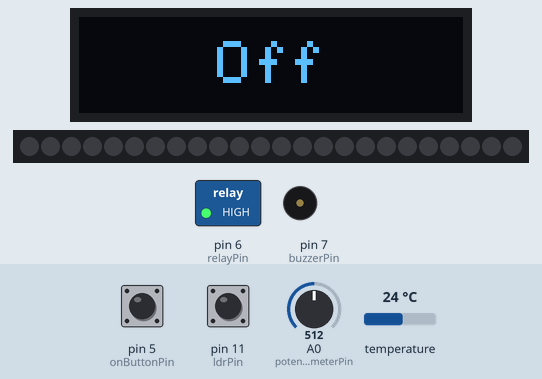
A program run on a simulated Arduino Nano, built with avr-gcc and run on an emulated ATmega328P. Shown: 128×32 one-colour display, 24 RGB LEDs in strip order, left to right, switched loads named in the program (green lamp = pin HIGH), buzzer (waves = sounding, pin HIGH). Inputs (shaded band) come from the test bench; at power-on: pin 5 (onButtonPin) LOW, pin 11 (ldrPin) HIGH, A0 (potentionmeterPin) = 512, temperature 24 °C.

Above: at 1.2 s.
1.3 s: pin 5 (onButtonPin) pulled HIGH for 1 s
At 1.52 s:
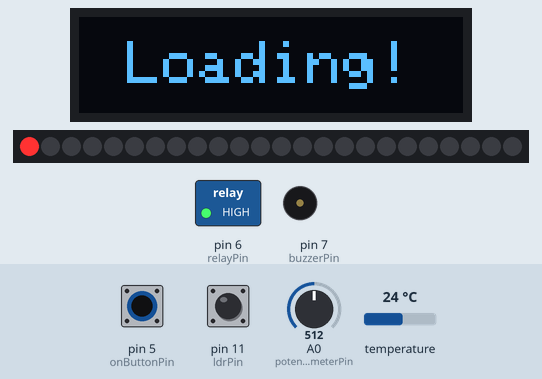
3.8 s: pin 5 (onButtonPin) pulled HIGH for 3.2 s
At 5.93 s:
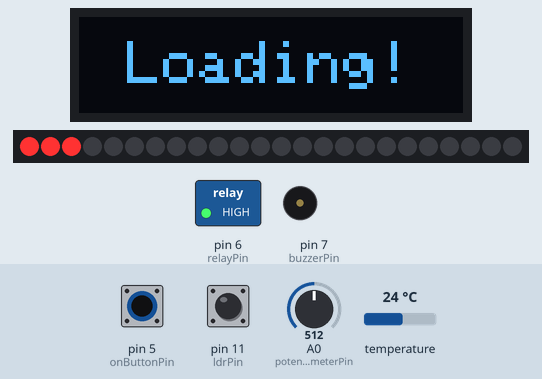
Timing chart, 0 to 7.4 s (numbered marks = the images above; inputs shaded):
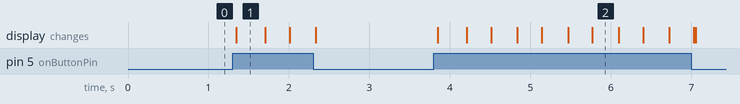

Measured:
- after the input at 1.3 s, the display: changes after 0.05 s (image 1)
- after the input at 3.8 s, the display: first changes after 0.05 s (image 2 shows a later state)

The program:

main.cpp
```cpp
#include <Arduino.h>

/* Temp Sensor */
#include <OneWire.h>
#include <DallasTemperature.h>
#define ONE_WIRE_BUS 2
OneWire oneWire(ONE_WIRE_BUS);
DallasTemperature sensors(&oneWire);

unsigned long previousTempMillis = 0;
const long tempInterval = 2500;
unsigned long currentTempMillis;

/* Libraries for Neopixel */
#include <Adafruit_NeoPixel.h>
#ifdef __AVR__
 #include <avr/power.h> // Required for 16 MHz Adafruit Trinket
#endif

/* Library for Servo */
#include <Servo.h>

/* Librariers for I2C Display */
#include <SPI.h>
#include <Wire.h>
#include <Adafruit_GFX.h>
#include <Adafruit_SSD1306.h>
#define SCREEN_WIDTH 128
#define SCREEN_HEIGHT 32
Adafruit_SSD1306 display(SCREEN_WIDTH, SCREEN_HEIGHT, &Wire, -1);
int coasterStarted = 0;

/* On/Off Button Digital 5 */
int onButtonPin = 5;

/* PotentioMeter Analog 0 - Divide by 17.05 to get max of 60 degrees*/
int potentionmeterPin = A0;
float potFloat = 17.05;

/* Neopixel Digital 4 */
int neoPixelPin = 4;
int numNeoPixels = 24;
Adafruit_NeoPixel pixels(numNeoPixels, neoPixelPin, NEO_GRB + NEO_KHZ800);
unsigned long previousNeoMillis = 0;
const long neoPixelInterval = 10;
unsigned long currentNeoMillis;
unsigned long neoPixelLed = 0;
unsigned long neoPixelSet = 0;
int neoPixelNoCup = 0;
int neoPixelStartup = 0;

/* LDR Sensor Digital 12*/
int ldrPin = 11;

/* Servo Digital 3 */
Servo myservo;
int servoPin = 3;

/* Buzzer Digital 7 */
int buzzerPin = 7;

/* Relay Digital 6 */
int relayPin = 6;

int measureStart = 0;
unsigned long previousTimerMillis = 0;
unsigned long timerInterval = 1000;
unsigned long currentTimerMillis = 0;
int timerStart = 15;
int minTemp = 0;
int maxTemp = 0;
int middleMinTemp = 0;
int middleMaxTemp = 0;
int wrongMinTemp = 0;
int wrongMaxTemp = 0;

void oledDisplayCenter(String text) {
    int16_t x1;
    int16_t y1;
    uint16_t width;
    uint16_t height;

    display.getTextBounds(text, 0, 0, &x1, &y1, &width, &height);

    display.clearDisplay();
    display.setCursor((SCREEN_WIDTH - width) / 2, (SCREEN_HEIGHT - height) / 2);
    display.println(text); // text to display
    display.display();
}

void setTempDisplay(String text, String text2) {
    display.clearDisplay();
    display.setCursor(0, 0);
    display.println( "S-Temp:" + text + "C" );
    display.println( "Temp:" + text2 + "C");
    display.display();
}

void heatStartDisplay(String text) {
    display.clearDisplay();
    display.setCursor(0, 0);
    display.println("Heating in");
    display.println(text + " sec");
    display.display();
}

/* void tempDisplay(String text) {
    display.clearDisplay();
    display.setCursor(0, 0);
    display.display();
} */

void setup() {
    Serial.begin(9600);

    pinMode(onButtonPin, INPUT);
    pinMode(potentionmeterPin, INPUT);
    pinMode(ldrPin, INPUT);
    pinMode(buzzerPin, OUTPUT);
    pinMode(relayPin, OUTPUT);
    digitalWrite(relayPin, HIGH);

    sensors.begin();
    // myservo.attach(servoPin);

    if( !display.begin(SSD1306_SWITCHCAPVCC, 0x3C) ) {
        for(;;);
    }

    display.clearDisplay();
    display.setTextSize(2);
    display.setTextColor(SSD1306_WHITE);

    pixels.begin();
    pixels.clear();
    neoPixelLed = 0;
    neoPixelSet = 0;
    neoPixelStartup = 0;
    coasterStarted = 0;
}

void loop() {
    currentNeoMillis = millis();
    currentTempMillis = millis();
    currentTimerMillis = millis();
    int buttonState = digitalRead(onButtonPin);
    int ldrRead = digitalRead(ldrPin);
    int pot = map(analogRead(potentionmeterPin), 0, 1023, 20,70);
    int tempSens = sensors.getTempCByIndex(0);

    minTemp = pot - 5;
    maxTemp = pot + 5;
    middleMinTemp = minTemp - 5;
    middleMaxTemp = maxTemp + 5;

    int cupOnLedPixel = 0;

    if ( buttonState == 1 ) {

        if( tempSens >= minTemp && tempSens <= maxTemp && measureStart == 1 ) {
            for(int i=0; i<24; i++) {
                pixels.setPixelColor(i, pixels.Color(0, 255, 56));
                pixels.show();
            }
            pixels.setBrightness(50);
        } else if( tempSens >= middleMaxTemp && measureStart == 1 ) {
            for(int i=0; i<24; i++) {
                pixels.setPixelColor(i, pixels.Color(255, 0, 0));
                pixels.show();
            }
            pixels.setBrightness(50);
        } else if( tempSens <= middleMinTemp && measureStart == 1 ) {
            for(int i=0; i<24; i++) {
                pixels.setPixelColor(i, pixels.Color(0, 0, 255));
                pixels.show();
            }
        }

        if( tempSens <= minTemp && measureStart == 1 ) {
            digitalWrite(relayPin, LOW);
        } else if ( tempSens >= maxTemp && measureStart == 1 ) {
            digitalWrite(relayPin, HIGH);
        }

        if( currentTimerMillis - previousTimerMillis >= timerInterval && measureStart == 0 && ldrRead == 1 && coasterStarted == 1 ) {
            previousTimerMillis = currentTimerMillis;
            timerStart = timerStart - 1;
            heatStartDisplay(String(timerStart));
            Serial.println("asgasg");
            Serial.println(timerStart);
            if( timerStart == 0 ) {
                measureStart = 1;
                timerStart = 15;
            }
        }

        if( ldrRead == 0 && coasterStarted == 1 ) {
            digitalWrite(relayPin, HIGH);
            measureStart = 0;
            timerStart = 15;
            oledDisplayCenter("Place Cup");
            for(int i=0; i<24; i++) {
                pixels.setPixelColor(i, pixels.Color(255, 50, 50));
                cupOnLedPixel = cupOnLedPixel + 6;
                pixels.show();
                Serial.println(cupOnLedPixel);
            }
            pixels.setBrightness(50);
        }

        if ( currentTempMillis - previousTempMillis >= tempInterval && ldrRead == 1 && measureStart == 1 ) {
            previousTempMillis = currentTempMillis;
            sensors.requestTemperatures();
            setTempDisplay(String(pot), String(tempSens));
        }

        if( neoPixelStartup == 0 ) {
            pixels.setPixelColor( neoPixelLed, pixels.Color(255, 50, 50)); // sit aan een vir een
            pixels.show();
            oledDisplayCenter("Loading!");
        } else if( neoPixelStartup == 1 && coasterStarted == 0 ) {
            oledDisplayCenter("Place Cup");
            coasterStarted = 1;
        }

        if ( currentNeoMillis - previousNeoMillis >= neoPixelInterval && neoPixelStartup == 0 && coasterStarted == 0 ) {
            previousNeoMillis = currentNeoMillis;
            pixels.setPixelColor( neoPixelLed, pixels.Color(0, 0, 0)); // sit aan een vir een
            pixels.show();
            neoPixelLed = neoPixelLed + 1;

            if ( neoPixelLed == 24 ) {
                neoPixelSet = neoPixelSet + 1;
                neoPixelLed = neoPixelSet;
            }

            if (neoPixelSet == 24)
            {
                pixels.setPixelColor(23, pixels.Color(255, 50, 50));
                pixels.show();
                neoPixelStartup = 1;
            }
            else
            {
                pixels.setPixelColor(neoPixelSet, pixels.Color(255, 50, 50));
                pixels.show();
            }
        }
    } else if ( buttonState == 0 ) {
        pixels.clear();
        pixels.show();
        neoPixelLed = 0;
        neoPixelSet = 0;
        neoPixelStartup = 0;
        coasterStarted = 0;
        measureStart = 0;
        timerStart = 15;
        digitalWrite(relayPin, HIGH);
        oledDisplayCenter("Off");
    }

}
```
